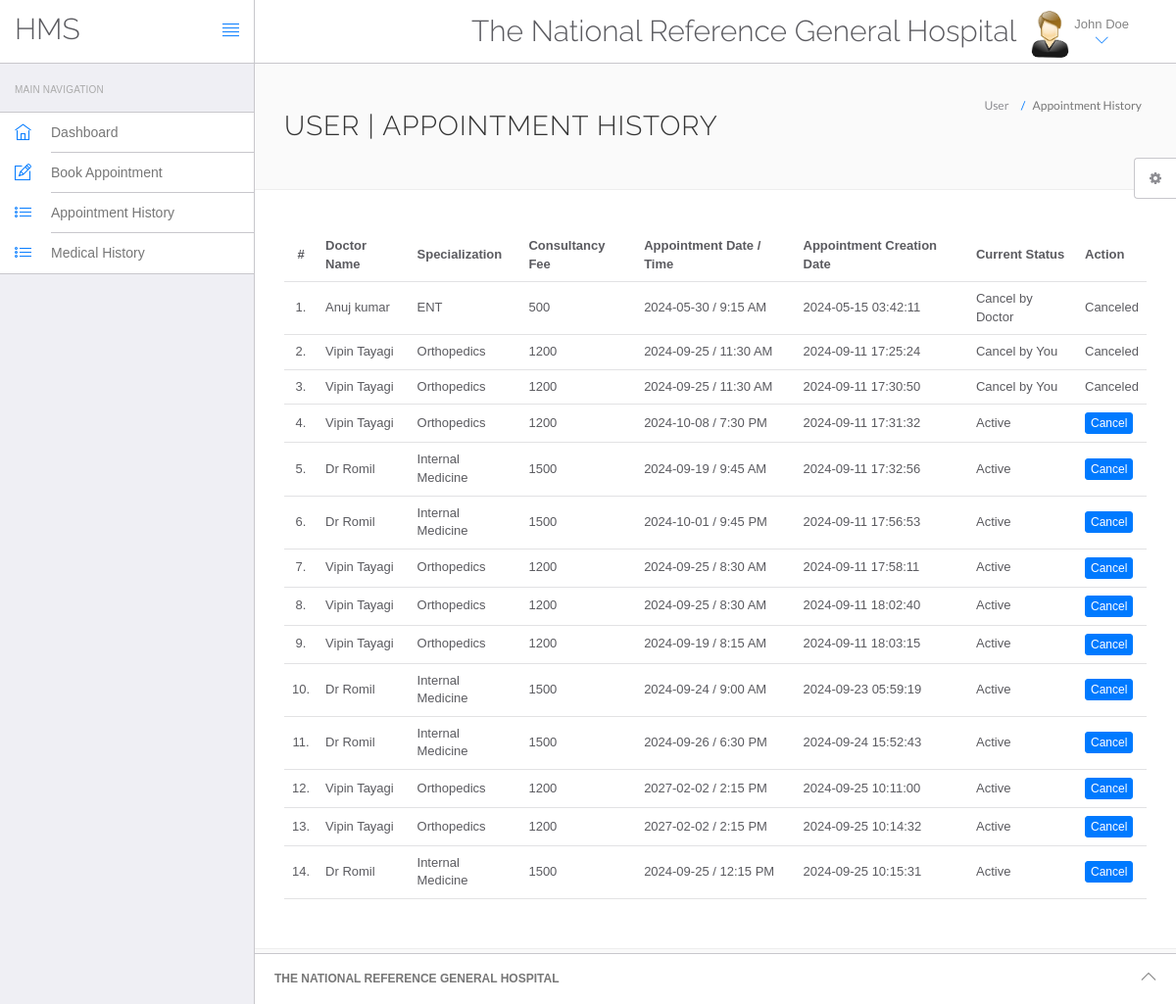
Screenshot of /hms/appointment-history.php (signed in) with the database file from the repository.
### tables this page shows
CREATE TABLE `users` (
  `id` int(11) NOT NULL,
  `fullName` varchar(255) DEFAULT NULL,
  `address` longtext DEFAULT NULL,
  `city` varchar(255) DEFAULT NULL,
  `gender` varchar(255) DEFAULT NULL,
  `email` varchar(255) DEFAULT NULL,
  `password` varchar(255) DEFAULT NULL,
  `regDate` timestamp NULL DEFAULT current_timestamp(),
  `updationDate` timestamp NULL DEFAULT NULL ON UPDATE current_timestamp()
);

CREATE TABLE `appointment` (
  `id` int(11) NOT NULL,
  `doctorSpecialization` varchar(255) DEFAULT NULL,
  `doctorId` int(11) DEFAULT NULL,
  `userId` int(11) DEFAULT NULL,
  `consultancyFees` int(11) DEFAULT NULL,
  `appointmentDate` varchar(255) DEFAULT NULL,
  `appointmentTime` varchar(255) DEFAULT NULL,
  `postingDate` timestamp NULL DEFAULT current_timestamp(),
  `userStatus` int(11) DEFAULT NULL,
  `doctorStatus` int(11) DEFAULT NULL,
  `updationDate` timestamp NULL DEFAULT NULL ON UPDATE current_timestamp()
);

CREATE TABLE `doctors` (
  `id` int(11) NOT NULL,
  `specilization` varchar(255) DEFAULT NULL,
  `doctorName` varchar(255) DEFAULT NULL,
  `address` longtext DEFAULT NULL,
  `docFees` varchar(255) DEFAULT NULL,
  `contactno` bigint(11) DEFAULT NULL,
  `docEmail` varchar(255) DEFAULT NULL,
  `password` varchar(255) DEFAULT NULL,
  `creationDate` timestamp NULL DEFAULT current_timestamp(),
  `updationDate` timestamp NULL DEFAULT NULL ON UPDATE current_timestamp()
);

### hms/appointment-history.php (the view, shortened to what this page needs)
<?php
include('include/config.php');
if(strlen($_SESSION['id']==0)) {
 header('location:logout.php');
  } else{
?>
<!DOCTYPE html>
<html lang="en">
	<head>
		<link rel="stylesheet" href="vendor/bootstrap/css/bootstrap.min.css">
		<link rel="stylesheet" href="vendor/fontawesome/css/font-awesome.min.css">
		<link rel="stylesheet" href="vendor/themify-icons/themify-icons.min.css">
		<link href="vendor/animate.css/animate.min.css" rel="stylesheet" media="screen">
		<link href="vendor/perfect-scrollbar/perfect-scrollbar.min.css" rel="stylesheet" media="screen">
		<link href="vendor/switchery/switchery.min.css" rel="stylesheet" media="screen">
		<link href="vendor/bootstrap-touchspin/jquery.bootstrap-touchspin.min.css" rel="stylesheet" media="screen">
		<link href="vendor/select2/select2.min.css" rel="stylesheet" media="screen">
		<link href="vendor/bootstrap-datepicker/bootstrap-datepicker3.standalone.min.css" rel="stylesheet" media="screen">
		<link href="vendor/bootstrap-timepicker/bootstrap-timepicker.min.css" rel="stylesheet" media="screen">
		<link rel="stylesheet" href="assets/css/styles.css">
		<link rel="stylesheet" href="assets/css/plugins.css">
		<link rel="stylesheet" href="assets/css/themes/theme-1.css" id="skin_color" />
	</head>
	<body>
		<div id="app">
<?php include('include/sidebar.php');?>
			<div class="app-content">
					<?php include('include/header.php');?>
				<div class="main-content" >
					<div class="wrap-content container" id="container">
						<section id="page-title">
							<div class="row">
								<div class="col-sm-8">
									<h1 class="mainTitle">User  | Appointment History</h1>
																	</div>
								<ol class="breadcrumb">
									<li>
										<span>User </span>
									</li>
									<li class="active">
										<span>Appointment History</span>
									</li>
								</ol>
							</div>
						</section>
						<div class="container-fluid container-fullw bg-white">
									<div class="row">
								<div class="col-md-12">
									<table class="table table-hover" id="sample-table-1">
										<thead>
											<tr>
												<th class="center">#</th>
												<th class="hidden-xs">Doctor Name</th>
												<th>Specialization</th>
												<th>Consultancy Fee</th>
												<th>Appointment Date / Time </th>
												<th>Appointment Creation Date  </th>
												<th>Current Status</th>
												<th>Action</th>
											</tr>
										</thead>
										<tbody>
<?php
$sql=mysqli_query($con,"select doctors.doctorName as docname,appointment.*  from appointment join doctors on doctors.id=appointment.doctorId where appointment.userId='".$_SESSION['id']."'");
$cnt=1;
while($row=mysqli_fetch_array($sql))
{
?>
											<tr>
												<td class="center"><?php echo $cnt;?>.</td>
												<td class="hidden-xs"><?php echo $row['docname'];?></td>
												<td><?php echo $row['doctorSpecialization'];?></td>
												<td><?php echo $row['consultancyFees'];?></td>
												<td><?php echo $row['appointmentDate'];?> / <?php echo
												 $row['appointmentTime'];?>
												</td>
												<td><?php echo $row['postingDate'];?></td>
												<td>
<?php if(($row['userStatus']==1) && ($row['doctorStatus']==1))
{
	echo "Active";
}
if(($row['userStatus']==0) && ($row['doctorStatus']==1))
{
	echo "Cancel by You";
}
if(($row['userStatus']==1) && ($row['doctorStatus']==0))
{
	echo "Cancel by Doctor";
}
												?></td>
												<td >
												<div class="visible-md visible-lg hidden-sm hidden-xs">
							<?php if(($row['userStatus']==1) && ($row['doctorStatus']==1))
{ ?>
	<a href="appointment-history.php?id=<?php echo $row['id']?>&cancel=update" onClick="return confirm('Are you sure you want to cancel this appointment ?')"class="btn btn-primary btn-xs" title="Cancel Appointment" tooltip-placement="top" tooltip="Remove">Cancel</a>
	<?php } else {
		echo "Canceled";
		} ?>
												</div>
												</td>
											</tr>
											<?php
$cnt=$cnt+1;
											 }?>
										</tbody>
									</table>
								</div>
							</div>
								</div>
					</div>
				</div>
			</div>
	<?php include('include/footer.php');?>
	<?php include('include/setting.php');?>
		</div>
	</body>
</html>
<?php } ?>

### hms/include/sidebar.php
<div class="sidebar app-aside" id="sidebar">
				<div class="sidebar-container perfect-scrollbar">
<nav>
						<div class="navbar-title">
							<span>Main Navigation</span>
						</div>
						<ul class="main-navigation-menu">
							<li>
								<a href="dashboard.php">
									<div class="item-content">
										<div class="item-media">
											<i class="ti-home"></i>
										</div>
										<div class="item-inner">
											<span class="title"> Dashboard </span>
										</div>
									</div>
								</a>
							</li>
							<li>
								<a href="book-appointment.php">
									<div class="item-content">
										<div class="item-media">
											<i class="ti-pencil-alt"></i>
										</div>
										<div class="item-inner">
											<span class="title"> Book Appointment </span>
										</div>
									</div>
								</a>
							</li>
							<li>
								<a href="appointment-history.php">
									<div class="item-content">
										<div class="item-media">
											<i class="ti-list"></i>
										</div>
										<div class="item-inner">
											<span class="title"> Appointment History </span>
										</div>
									</div>
								</a>
							</li>
<li>
								<a href="manage-medhistory.php">
									<div class="item-content">
										<div class="item-media">
											<i class="ti-list"></i>
										</div>
										<div class="item-inner">
											<span class="title"> Medical History </span>
										</div>
									</div>
								</a>
							</li>
						</ul>
					</nav>
					</div>
			</div>

### hms/include/header.php (shortened to what this page needs)
<header class="navbar navbar-default navbar-static-top">
					<div class="navbar-header">
						<a class="navbar-brand" href="#">
							<h2 style="padding-top:20% ">HMS</h2>
						</a>
						<a href="#" class="sidebar-toggler pull-right visible-md visible-lg" data-toggle-class="app-sidebar-closed" data-toggle-target="#app">
							<i class="ti-align-justify"></i>
						</a>
					</div>
					<div class="navbar-collapse collapse">
						<ul class="nav navbar-right">
								<li  style="padding-top:2% ">
								<h2>The National Reference General Hospital</h2>
							</li>
							<li class="dropdown current-user">
								<a href class="dropdown-toggle" data-toggle="dropdown">
									<img src="assets/images/images.jpg"> <span class="username">
									<?php $query=mysqli_query($con,"select fullName from users where id='".$_SESSION['id']."'");
while($row=mysqli_fetch_array($query))
{
	echo $row['fullName'];
}
									?> <i class="ti-angle-down"></i></i></span>
								</a>
							</li>
						</ul>
					</div>
				</header>

### hms/include/footer.php
<footer>
				<div class="footer-inner">
					<div class="pull-left">
			<span class="text-bold text-uppercase"> The National Reference General Hospital</span>
					</div>
					<div class="pull-right">
						<span class="go-top"><i class="ti-angle-up"></i></span>
					</div>
				</div>
			</footer>

### hms/include/setting.php (shortened to what this page needs)
<div class="settings panel panel-default hidden-xs hidden-sm" id="settings">
				<button ct-toggle="toggle" data-toggle-class="active" data-toggle-target="#settings" class="btn btn-default">
					<i class="fa fa-spin fa-gear"></i>
				</button>
			</div>

### hms/assets/css/plugins.css (style rules this page uses)
.perfect-scrollbar { overflow-y: hidden !important; }

### hms/assets/css/themes/theme-1.css (style rules this page uses)
body { background: #FAFAFA; }
header .navbar-header { background: #ffffff !important; border-right-color: #c8c7cc !important; border-bottom-color: #c8c7cc !important; }
header .navbar-header .sidebar-toggler, header .navbar-header .sidebar-mobile-toggler { color: #007aff !important; }
header .navbar-header .navbar-brand { color: #777 !important; }
header .navbar-collapse { background: #ffffff !important; border-bottom-color: #c8c7cc !important; box-shadow: none !important; }
header .navbar-collapse .navbar-right > li > a { color: #777; }
header .navbar-collapse .navbar-right > li > a i { color: #007aff !important; }
#sidebar { background: #EFEFF4 !important; }
#sidebar:before { border-right-width: "1px" !important; border-right-style: solid; border-right-color: #c8c7cc !important; }
#sidebar nav { border-right-width: "1px" !important; border-right-style: solid; border-right-color: #c8c7cc !important; }
#sidebar nav .navbar-title { color: #aaaaaa; }
#sidebar nav > ul { background: #ffffff !important; border-bottom-color: #c8c7cc !important; border-top-color: #c8c7cc !important; }
#sidebar nav > ul > li > a .item-media > i { color: #007aff !important; }
#sidebar nav > ul > li > a .item-inner { color: #777 !important; border-bottom-color: #c8c7cc; }
#app > footer { background: #ffffff !important; border-top-color: #c8c7cc !important; color: #777; }

### rows the page displays
users: fullName "John Doe"
appointment: doctorId.doctorName "Anuj kumar", doctorSpecialization "ENT", consultancyFees "500", appointmentDate "2024-05-30", appointmentTime "9:15 AM", postingDate "2024-05-15 03:42:11", userStatus "Cancel by Doctor"
appointment: doctorId.doctorName "Vipin Tayagi", doctorSpecialization "Orthopedics", consultancyFees "1200", appointmentDate "2024-09-25", appointmentTime "11:30 AM", postingDate "2024-09-11 17:25:24", userStatus "Cancel by You"
appointment: doctorId.doctorName "Vipin Tayagi", doctorSpecialization "Orthopedics", consultancyFees "1200", appointmentDate "2024-09-25", appointmentTime "11:30 AM", postingDate "2024-09-11 17:30:50", userStatus "Cancel by You"
appointment: doctorId.doctorName "Vipin Tayagi", doctorSpecialization "Orthopedics", consultancyFees "1200", appointmentDate "2024-10-08", appointmentTime "7:30 PM", postingDate "2024-09-11 17:31:32", userStatus "Active"
appointment: doctorId.doctorName "Dr Romil", doctorSpecialization "Internal Medicine", consultancyFees "1500", appointmentDate "2024-09-19", appointmentTime "9:45 AM", postingDate "2024-09-11 17:32:56", userStatus "Active"
appointment: doctorId.doctorName "Dr Romil", doctorSpecialization "Internal Medicine", consultancyFees "1500", appointmentDate "2024-10-01", appointmentTime "9:45 PM", postingDate "2024-09-11 17:56:53", userStatus "Active"
appointment: doctorId.doctorName "Vipin Tayagi", doctorSpecialization "Orthopedics", consultancyFees "1200", appointmentDate "2024-09-25", appointmentTime "8:30 AM", postingDate "2024-09-11 17:58:11", userStatus "Active"
appointment: doctorId.doctorName "Vipin Tayagi", doctorSpecialization "Orthopedics", consultancyFees "1200", appointmentDate "2024-09-25", appointmentTime "8:30 AM", postingDate "2024-09-11 18:02:40", userStatus "Active"
appointment: doctorId.doctorName "Vipin Tayagi", doctorSpecialization "Orthopedics", consultancyFees "1200", appointmentDate "2024-09-19", appointmentTime "8:15 AM", postingDate "2024-09-11 18:03:15", userStatus "Active"
appointment: doctorId.doctorName "Dr Romil", doctorSpecialization "Internal Medicine", consultancyFees "1500", appointmentDate "2024-09-24", appointmentTime "9:00 AM", postingDate "2024-09-23 05:59:19", userStatus "Active"
appointment: doctorId.doctorName "Dr Romil", doctorSpecialization "Internal Medicine", consultancyFees "1500", appointmentDate "2024-09-26", appointmentTime "6:30 PM", postingDate "2024-09-24 15:52:43", userStatus "Active"
appointment: doctorId.doctorName "Vipin Tayagi", doctorSpecialization "Orthopedics", consultancyFees "1200", appointmentDate "2027-02-02", appointmentTime "2:15 PM", postingDate "2024-09-25 10:11:00", userStatus "Active"
appointment: doctorId.doctorName "Vipin Tayagi", doctorSpecialization "Orthopedics", consultancyFees "1200", appointmentDate "2027-02-02", appointmentTime "2:15 PM", postingDate "2024-09-25 10:14:32", userStatus "Active"
appointment: doctorId.doctorName "Dr Romil", doctorSpecialization "Internal Medicine", consultancyFees "1500", appointmentDate "2024-09-25", appointmentTime "12:15 PM", postingDate "2024-09-25 10:15:31", userStatus "Active"
